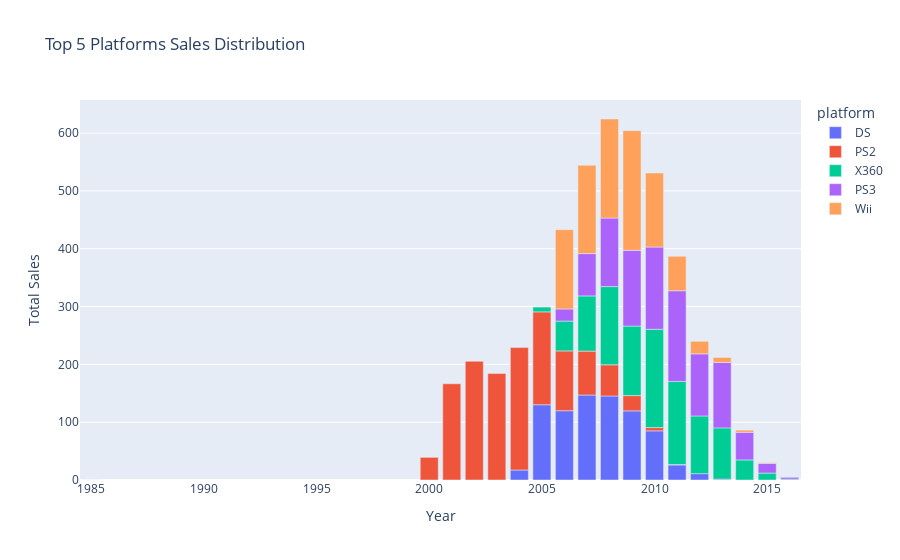

This figure's notebook cell:
### Code cell
# Visualizando a distribuição das vendas por ano para cada plataforma

top_5_sales_per_year = sales_per_plaftorm_per_year[sales_per_plaftorm_per_year['platform'].isin(
    top_5_sales['platform'].values)]

fig = px.bar(top_5_sales_per_year,
             x='year_of_release',
             y='total_sales',
             labels={
                 'year_of_release': 'Year',
                 'total_sales': 'Total Sales'
             },
             title='Top 5 Platforms Sales Distribution ',
             color='platform')

fig.show()

### Figure 1 — Plotly figure (JSON) as saved in the notebook; plotly's stock layout.template omitted (floating-point values rounded to 4 significant figures)
{"data": [{"alignmentgroup": "True", "hovertemplate": "platform=DS<br>Year=%{x}<br>Total Sales=%{y}<extra></extra>", "legendgroup": "DS", "marker": {"color": "#636efa", "pattern": {"shape": ""}}, "name": "DS", "offsetgroup": "DS", "orientation": "v", "showlegend": true, "textposition": "auto", "type": "bar", "x": [1985, 2004, 2005, 2006, 2007, 2008, 2009, 2010, 2011, 2012, 2013], "xaxis": "x", "y": [0.02, 17.27, 130.1, 119.8, 146.9, 145.3, 119.5, 85.02, 26.18, 11.01, 1.54], "yaxis": "y"}, {"alignmentgroup": "True", "hovertemplate": "platform=PS2<br>Year=%{x}<br>Total Sales=%{y}<extra></extra>", "legendgroup": "PS2", "marker": {"color": "#EF553B", "pattern": {"shape": ""}}, "name": "PS2", "offsetgroup": "PS2", "orientation": "v", "showlegend": true, "textposition": "auto", "type": "bar", "x": [2000, 2001, 2002, 2003, 2004, 2005, 2006, 2007, 2008, 2009, 2010, 2011], "xaxis": "x", "y": [39.17, 166.4, 205.4, 184.3, 211.8, 160.7, 103.4, 75.99, 53.9, 26.4, 5.64, 0.45], "yaxis": "y"}, {"alignmentgroup": "True", "hovertemplate": "platform=X360<br>Year=%{x}<br>Total Sales=%{y}<extra></extra>", "legendgroup": "X360", "marker": {"color": "#00cc96", "pattern": {"shape": ""}}, "name": "X360", "offsetgroup": "X360", "orientation": "v", "showlegend": true, "textposition": "auto", "type": "bar", "x": [2005, 2006, 2007, 2008, 2009, 2010, 2011, 2012, 2013, 2014, 2015, 2016], "xaxis": "x", "y": [8.25, 51.62, 95.41, 135.3, 120.3, 170.0, 143.8, 99.74, 88.58, 34.74, 11.96, 1.52], "yaxis": "y"}, {"alignmentgroup": "True", "hovertemplate": "platform=PS3<br>Year=%{x}<br>Total Sales=%{y}<extra></extra>", "legendgroup": "PS3", "marker": {"color": "#ab63fa", "pattern": {"shape": ""}}, "name": "PS3", "offsetgroup": "PS3", "orientation": "v", "showlegend": true, "textposition": "auto", "type": "bar", "x": [2006, 2007, 2008, 2009, 2010, 2011, 2012, 2013, 2014, 2015, 2016], "xaxis": "x", "y": [20.96, 73.19, 118.5, 130.9, 142.2, 156.8, 107.4, 113.2, 47.76, 16.82, 3.6], "yaxis": "y"}, {"alignmentgroup": "True", "hovertemplate": "platform=Wii<br>Year=%{x}<br>Total Sales=%{y}<extra></extra>", "legendgroup": "Wii", "marker": {"color": "#FFA15A", "pattern": {"shape": ""}}, "name": "Wii", "offsetgroup": "Wii", "orientation": "v", "showlegend": true, "textposition": "auto", "type": "bar", "x": [2006, 2007, 2008, 2009, 2010, 2011, 2012, 2013, 2014, 2015, 2016], "xaxis": "x", "y": [137.2, 152.8, 171.3, 207.0, 128.0, 59.65, 21.71, 8.59, 3.75, 1.14, 0.18], "yaxis": "y"}], "layout": {"barmode": "relative", "legend": {"title": {"text": "platform"}, "tracegroupgap": 0}, "title": {"text": "Top 5 Platforms Sales Distribution "}, "xaxis": {"anchor": "y", "domain": [0, 1], "title": {"text": "Year"}}, "yaxis": {"anchor": "x", "domain": [0, 1], "title": {"text": "Total Sales"}}}}
